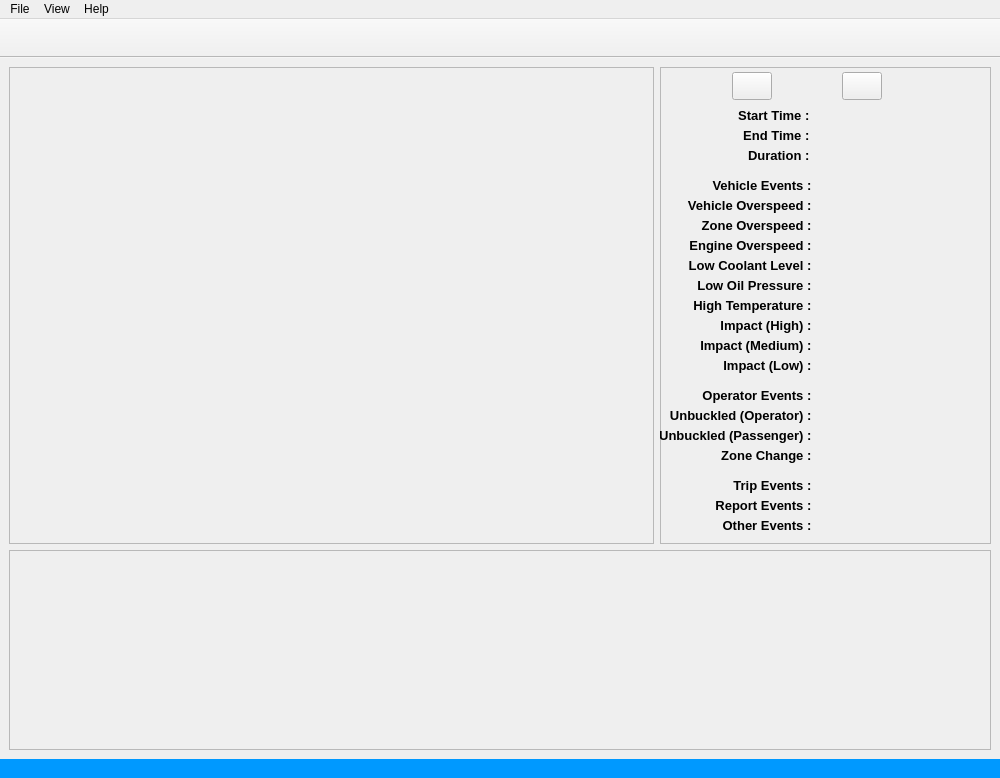
<?xml version="1.0" encoding="UTF-8"?>
<ui version="4.0">
 <class>MainWindow</class>
 <widget class="QMainWindow" name="MainWindow">
  <property name="geometry">
   <rect>
    <x>0</x>
    <y>0</y>
    <width>1000</width>
    <height>778</height>
   </rect>
  </property>
  <property name="windowTitle">
   <string>EarthTrack Log Scraper</string>
  </property>
  <property name="layoutDirection">
   <enum>Qt::LeftToRight</enum>
  </property>
  <widget class="QWidget" name="centralwidget">
   <property name="sizePolicy">
    <sizepolicy hsizetype="Preferred" vsizetype="Expanding">
     <horstretch>0</horstretch>
     <verstretch>0</verstretch>
    </sizepolicy>
   </property>
   <property name="minimumSize">
    <size>
     <width>1000</width>
     <height>695</height>
    </size>
   </property>
   <layout class="QGridLayout" name="gridLayout">
    <item row="0" column="0" rowspan="2">
     <widget class="QFrame" name="TripDataframe">
      <property name="minimumSize">
       <size>
        <width>645</width>
        <height>475</height>
       </size>
      </property>
      <property name="maximumSize">
       <size>
        <width>16777215</width>
        <height>16777215</height>
       </size>
      </property>
      <property name="frameShape">
       <enum>QFrame::StyledPanel</enum>
      </property>
      <property name="frameShadow">
       <enum>QFrame::Raised</enum>
      </property>
      <layout class="QGridLayout" name="gridLayout_2">
       <item row="0" column="0">
        <layout class="QVBoxLayout" name="verticalLayout"/>
       </item>
      </layout>
     </widget>
    </item>
    <item row="2" column="0" colspan="2">
     <widget class="QFrame" name="Chartframe">
      <property name="sizePolicy">
       <sizepolicy hsizetype="Preferred" vsizetype="MinimumExpanding">
        <horstretch>0</horstretch>
        <verstretch>0</verstretch>
       </sizepolicy>
      </property>
      <property name="minimumSize">
       <size>
        <width>0</width>
        <height>200</height>
       </size>
      </property>
      <property name="maximumSize">
       <size>
        <width>16777215</width>
        <height>200</height>
       </size>
      </property>
      <property name="frameShape">
       <enum>QFrame::StyledPanel</enum>
      </property>
      <property name="frameShadow">
       <enum>QFrame::Raised</enum>
      </property>
      <layout class="QGridLayout" name="gridLayout_3">
       <property name="leftMargin">
        <number>2</number>
       </property>
       <property name="topMargin">
        <number>0</number>
       </property>
       <property name="rightMargin">
        <number>2</number>
       </property>
       <property name="bottomMargin">
        <number>0</number>
       </property>
       <property name="horizontalSpacing">
        <number>2</number>
       </property>
       <property name="verticalSpacing">
        <number>0</number>
       </property>
       <item row="0" column="0">
        <layout class="QVBoxLayout" name="ChartLayout">
         <property name="spacing">
          <number>0</number>
         </property>
         <property name="leftMargin">
          <number>5</number>
         </property>
         <property name="topMargin">
          <number>0</number>
         </property>
         <property name="rightMargin">
          <number>5</number>
         </property>
         <property name="bottomMargin">
          <number>0</number>
         </property>
        </layout>
       </item>
      </layout>
     </widget>
    </item>
    <item row="0" column="1" rowspan="2">
     <widget class="QFrame" name="TripSummaryframe">
      <property name="sizePolicy">
       <sizepolicy hsizetype="Preferred" vsizetype="Preferred">
        <horstretch>0</horstretch>
        <verstretch>0</verstretch>
       </sizepolicy>
      </property>
      <property name="minimumSize">
       <size>
        <width>325</width>
        <height>475</height>
       </size>
      </property>
      <property name="maximumSize">
       <size>
        <width>16777215</width>
        <height>16777215</height>
       </size>
      </property>
      <property name="font">
       <font>
        <pointsize>12</pointsize>
        <weight>75</weight>
        <bold>true</bold>
       </font>
      </property>
      <property name="layoutDirection">
       <enum>Qt::LeftToRight</enum>
      </property>
      <property name="frameShape">
       <enum>QFrame::StyledPanel</enum>
      </property>
      <property name="frameShadow">
       <enum>QFrame::Raised</enum>
      </property>
      <widget class="QPushButton" name="PrevTripBtn">
       <property name="geometry">
        <rect>
         <x>72</x>
         <y>5</y>
         <width>40</width>
         <height>28</height>
        </rect>
       </property>
       <property name="text">
        <string/>
       </property>
      </widget>
      <widget class="QPushButton" name="NextTripBtn">
       <property name="geometry">
        <rect>
         <x>182</x>
         <y>5</y>
         <width>40</width>
         <height>28</height>
        </rect>
       </property>
       <property name="text">
        <string/>
       </property>
      </widget>
      <widget class="QLabel" name="TripNoLbl">
       <property name="geometry">
        <rect>
         <x>123</x>
         <y>3</y>
         <width>51</width>
         <height>31</height>
        </rect>
       </property>
       <property name="font">
        <font>
         <pointsize>18</pointsize>
        </font>
       </property>
       <property name="text">
        <string/>
       </property>
       <property name="alignment">
        <set>Qt::AlignCenter</set>
       </property>
      </widget>
      <widget class="QLabel" name="label_2">
       <property name="geometry">
        <rect>
         <x>53</x>
         <y>40</y>
         <width>100</width>
         <height>16</height>
        </rect>
       </property>
       <property name="minimumSize">
        <size>
         <width>100</width>
         <height>0</height>
        </size>
       </property>
       <property name="font">
        <font>
         <pointsize>10</pointsize>
        </font>
       </property>
       <property name="text">
        <string>Start Time : </string>
       </property>
       <property name="alignment">
        <set>Qt::AlignRight|Qt::AlignTrailing|Qt::AlignVCenter</set>
       </property>
      </widget>
      <widget class="QLabel" name="StartTimeLbl">
       <property name="geometry">
        <rect>
         <x>160</x>
         <y>40</y>
         <width>150</width>
         <height>16</height>
        </rect>
       </property>
       <property name="minimumSize">
        <size>
         <width>150</width>
         <height>0</height>
        </size>
       </property>
       <property name="font">
        <font>
         <pointsize>10</pointsize>
         <weight>50</weight>
         <bold>false</bold>
        </font>
       </property>
       <property name="text">
        <string/>
       </property>
      </widget>
      <widget class="QLabel" name="label_5">
       <property name="geometry">
        <rect>
         <x>53</x>
         <y>60</y>
         <width>100</width>
         <height>16</height>
        </rect>
       </property>
       <property name="minimumSize">
        <size>
         <width>100</width>
         <height>0</height>
        </size>
       </property>
       <property name="font">
        <font>
         <pointsize>10</pointsize>
        </font>
       </property>
       <property name="text">
        <string>End Time : </string>
       </property>
       <property name="alignment">
        <set>Qt::AlignRight|Qt::AlignTrailing|Qt::AlignVCenter</set>
       </property>
      </widget>
      <widget class="QLabel" name="EndTimeLbl">
       <property name="geometry">
        <rect>
         <x>160</x>
         <y>60</y>
         <width>150</width>
         <height>16</height>
        </rect>
       </property>
       <property name="minimumSize">
        <size>
         <width>150</width>
         <height>0</height>
        </size>
       </property>
       <property name="font">
        <font>
         <pointsize>10</pointsize>
         <weight>50</weight>
         <bold>false</bold>
        </font>
       </property>
       <property name="text">
        <string/>
       </property>
      </widget>
      <widget class="QLabel" name="label_3">
       <property name="geometry">
        <rect>
         <x>53</x>
         <y>80</y>
         <width>100</width>
         <height>16</height>
        </rect>
       </property>
       <property name="minimumSize">
        <size>
         <width>100</width>
         <height>0</height>
        </size>
       </property>
       <property name="font">
        <font>
         <pointsize>10</pointsize>
         <weight>75</weight>
         <bold>true</bold>
        </font>
       </property>
       <property name="text">
        <string>Duration : </string>
       </property>
       <property name="alignment">
        <set>Qt::AlignRight|Qt::AlignTrailing|Qt::AlignVCenter</set>
       </property>
      </widget>
      <widget class="QLabel" name="TripDurationLbl">
       <property name="geometry">
        <rect>
         <x>160</x>
         <y>80</y>
         <width>150</width>
         <height>16</height>
        </rect>
       </property>
       <property name="minimumSize">
        <size>
         <width>150</width>
         <height>0</height>
        </size>
       </property>
       <property name="font">
        <font>
         <pointsize>10</pointsize>
         <weight>50</weight>
         <bold>false</bold>
        </font>
       </property>
       <property name="text">
        <string/>
       </property>
      </widget>
      <widget class="QLabel" name="label_4">
       <property name="geometry">
        <rect>
         <x>0</x>
         <y>110</y>
         <width>155</width>
         <height>16</height>
        </rect>
       </property>
       <property name="minimumSize">
        <size>
         <width>0</width>
         <height>0</height>
        </size>
       </property>
       <property name="font">
        <font>
         <pointsize>10</pointsize>
         <weight>75</weight>
         <bold>true</bold>
        </font>
       </property>
       <property name="text">
        <string>Vehicle Events : </string>
       </property>
       <property name="alignment">
        <set>Qt::AlignRight|Qt::AlignTrailing|Qt::AlignVCenter</set>
       </property>
      </widget>
      <widget class="QLabel" name="VehicleEventsLbl">
       <property name="geometry">
        <rect>
         <x>160</x>
         <y>110</y>
         <width>150</width>
         <height>16</height>
        </rect>
       </property>
       <property name="minimumSize">
        <size>
         <width>150</width>
         <height>0</height>
        </size>
       </property>
       <property name="font">
        <font>
         <pointsize>10</pointsize>
         <weight>75</weight>
         <bold>true</bold>
        </font>
       </property>
       <property name="text">
        <string/>
       </property>
      </widget>
      <widget class="QLabel" name="VehicleOverspeedLbl">
       <property name="geometry">
        <rect>
         <x>160</x>
         <y>130</y>
         <width>150</width>
         <height>16</height>
        </rect>
       </property>
       <property name="minimumSize">
        <size>
         <width>150</width>
         <height>0</height>
        </size>
       </property>
       <property name="font">
        <font>
         <pointsize>10</pointsize>
         <weight>50</weight>
         <bold>false</bold>
        </font>
       </property>
       <property name="text">
        <string/>
       </property>
      </widget>
      <widget class="QLabel" name="label_6">
       <property name="geometry">
        <rect>
         <x>0</x>
         <y>130</y>
         <width>155</width>
         <height>16</height>
        </rect>
       </property>
       <property name="minimumSize">
        <size>
         <width>0</width>
         <height>0</height>
        </size>
       </property>
       <property name="font">
        <font>
         <pointsize>10</pointsize>
         <weight>75</weight>
         <bold>true</bold>
        </font>
       </property>
       <property name="text">
        <string>Vehicle Overspeed : </string>
       </property>
       <property name="alignment">
        <set>Qt::AlignRight|Qt::AlignTrailing|Qt::AlignVCenter</set>
       </property>
      </widget>
      <widget class="QLabel" name="ZoneOverspeedLbl">
       <property name="geometry">
        <rect>
         <x>160</x>
         <y>150</y>
         <width>150</width>
         <height>16</height>
        </rect>
       </property>
       <property name="minimumSize">
        <size>
         <width>150</width>
         <height>0</height>
        </size>
       </property>
       <property name="font">
        <font>
         <pointsize>10</pointsize>
         <weight>50</weight>
         <bold>false</bold>
        </font>
       </property>
       <property name="text">
        <string/>
       </property>
      </widget>
      <widget class="QLabel" name="label_7">
       <property name="geometry">
        <rect>
         <x>0</x>
         <y>150</y>
         <width>155</width>
         <height>16</height>
        </rect>
       </property>
       <property name="minimumSize">
        <size>
         <width>0</width>
         <height>0</height>
        </size>
       </property>
       <property name="font">
        <font>
         <pointsize>10</pointsize>
         <weight>75</weight>
         <bold>true</bold>
        </font>
       </property>
       <property name="text">
        <string>Zone Overspeed : </string>
       </property>
       <property name="alignment">
        <set>Qt::AlignRight|Qt::AlignTrailing|Qt::AlignVCenter</set>
       </property>
      </widget>
      <widget class="QLabel" name="EngineOverspeedLbl">
       <property name="geometry">
        <rect>
         <x>160</x>
         <y>170</y>
         <width>150</width>
         <height>16</height>
        </rect>
       </property>
       <property name="minimumSize">
        <size>
         <width>150</width>
         <height>0</height>
        </size>
       </property>
       <property name="font">
        <font>
         <pointsize>10</pointsize>
         <weight>50</weight>
         <bold>false</bold>
        </font>
       </property>
       <property name="text">
        <string/>
       </property>
      </widget>
      <widget class="QLabel" name="label_8">
       <property name="geometry">
        <rect>
         <x>0</x>
         <y>170</y>
         <width>155</width>
         <height>16</height>
        </rect>
       </property>
       <property name="minimumSize">
        <size>
         <width>0</width>
         <height>0</height>
        </size>
       </property>
       <property name="font">
        <font>
         <pointsize>10</pointsize>
         <weight>75</weight>
         <bold>true</bold>
        </font>
       </property>
       <property name="text">
        <string>Engine Overspeed : </string>
       </property>
       <property name="alignment">
        <set>Qt::AlignRight|Qt::AlignTrailing|Qt::AlignVCenter</set>
       </property>
      </widget>
      <widget class="QLabel" name="label_9">
       <property name="geometry">
        <rect>
         <x>0</x>
         <y>190</y>
         <width>155</width>
         <height>16</height>
        </rect>
       </property>
       <property name="minimumSize">
        <size>
         <width>0</width>
         <height>0</height>
        </size>
       </property>
       <property name="font">
        <font>
         <pointsize>10</pointsize>
         <weight>75</weight>
         <bold>true</bold>
        </font>
       </property>
       <property name="text">
        <string>Low Coolant Level : </string>
       </property>
       <property name="alignment">
        <set>Qt::AlignRight|Qt::AlignTrailing|Qt::AlignVCenter</set>
       </property>
      </widget>
      <widget class="QLabel" name="LowCoolantLbl">
       <property name="geometry">
        <rect>
         <x>160</x>
         <y>190</y>
         <width>150</width>
         <height>16</height>
        </rect>
       </property>
       <property name="minimumSize">
        <size>
         <width>150</width>
         <height>0</height>
        </size>
       </property>
       <property name="font">
        <font>
         <pointsize>10</pointsize>
         <weight>50</weight>
         <bold>false</bold>
        </font>
       </property>
       <property name="text">
        <string/>
       </property>
      </widget>
      <widget class="QLabel" name="LowOilPressureLbl">
       <property name="geometry">
        <rect>
         <x>160</x>
         <y>210</y>
         <width>150</width>
         <height>16</height>
        </rect>
       </property>
       <property name="minimumSize">
        <size>
         <width>150</width>
         <height>0</height>
        </size>
       </property>
       <property name="font">
        <font>
         <pointsize>10</pointsize>
         <weight>50</weight>
         <bold>false</bold>
        </font>
       </property>
       <property name="text">
        <string/>
       </property>
      </widget>
      <widget class="QLabel" name="label_10">
       <property name="geometry">
        <rect>
         <x>0</x>
         <y>210</y>
         <width>155</width>
         <height>16</height>
        </rect>
       </property>
       <property name="minimumSize">
        <size>
         <width>0</width>
         <height>0</height>
        </size>
       </property>
       <property name="font">
        <font>
         <pointsize>10</pointsize>
         <weight>75</weight>
         <bold>true</bold>
        </font>
       </property>
       <property name="text">
        <string>Low Oil Pressure : </string>
       </property>
       <property name="alignment">
        <set>Qt::AlignRight|Qt::AlignTrailing|Qt::AlignVCenter</set>
       </property>
      </widget>
      <widget class="QLabel" name="label_11">
       <property name="geometry">
        <rect>
         <x>0</x>
         <y>230</y>
         <width>155</width>
         <height>16</height>
        </rect>
       </property>
       <property name="minimumSize">
        <size>
         <width>0</width>
         <height>0</height>
        </size>
       </property>
       <property name="font">
        <font>
         <pointsize>10</pointsize>
         <weight>75</weight>
         <bold>true</bold>
        </font>
       </property>
       <property name="text">
        <string>High Temperature : </string>
       </property>
       <property name="alignment">
        <set>Qt::AlignRight|Qt::AlignTrailing|Qt::AlignVCenter</set>
       </property>
      </widget>
      <widget class="QLabel" name="HighTemperatureLbl">
       <property name="geometry">
        <rect>
         <x>160</x>
         <y>230</y>
         <width>150</width>
         <height>16</height>
        </rect>
       </property>
       <property name="minimumSize">
        <size>
         <width>150</width>
         <height>0</height>
        </size>
       </property>
       <property name="font">
        <font>
         <pointsize>10</pointsize>
         <weight>50</weight>
         <bold>false</bold>
        </font>
       </property>
       <property name="text">
        <string/>
       </property>
      </widget>
      <widget class="QLabel" name="label_12">
       <property name="geometry">
        <rect>
         <x>0</x>
         <y>250</y>
         <width>155</width>
         <height>16</height>
        </rect>
       </property>
       <property name="minimumSize">
        <size>
         <width>0</width>
         <height>0</height>
        </size>
       </property>
       <property name="font">
        <font>
         <pointsize>10</pointsize>
         <weight>75</weight>
         <bold>true</bold>
        </font>
       </property>
       <property name="text">
        <string>Impact (High) : </string>
       </property>
       <property name="alignment">
        <set>Qt::AlignRight|Qt::AlignTrailing|Qt::AlignVCenter</set>
       </property>
      </widget>
      <widget class="QLabel" name="HiImpactLbl">
       <property name="geometry">
        <rect>
         <x>160</x>
         <y>250</y>
         <width>150</width>
         <height>16</height>
        </rect>
       </property>
       <property name="minimumSize">
        <size>
         <width>150</width>
         <height>0</height>
        </size>
       </property>
       <property name="font">
        <font>
         <pointsize>10</pointsize>
         <weight>50</weight>
         <bold>false</bold>
        </font>
       </property>
       <property name="text">
        <string/>
       </property>
      </widget>
      <widget class="QLabel" name="MidImpactLbl">
       <property name="geometry">
        <rect>
         <x>160</x>
         <y>270</y>
         <width>150</width>
         <height>16</height>
        </rect>
       </property>
       <property name="minimumSize">
        <size>
         <width>150</width>
         <height>0</height>
        </size>
       </property>
       <property name="font">
        <font>
         <pointsize>10</pointsize>
         <weight>50</weight>
         <bold>false</bold>
        </font>
       </property>
       <property name="text">
        <string/>
       </property>
      </widget>
      <widget class="QLabel" name="label_13">
       <property name="geometry">
        <rect>
         <x>0</x>
         <y>270</y>
         <width>155</width>
         <height>16</height>
        </rect>
       </property>
       <property name="minimumSize">
        <size>
         <width>0</width>
         <height>0</height>
        </size>
       </property>
       <property name="font">
        <font>
         <pointsize>10</pointsize>
         <weight>75</weight>
         <bold>true</bold>
        </font>
       </property>
       <property name="text">
        <string>Impact (Medium) : </string>
       </property>
       <property name="alignment">
        <set>Qt::AlignRight|Qt::AlignTrailing|Qt::AlignVCenter</set>
       </property>
      </widget>
      <widget class="QLabel" name="LoImpactLbl">
       <property name="geometry">
        <rect>
         <x>160</x>
         <y>290</y>
         <width>150</width>
         <height>16</height>
        </rect>
       </property>
       <property name="minimumSize">
        <size>
         <width>150</width>
         <height>0</height>
        </size>
       </property>
       <property name="font">
        <font>
         <pointsize>10</pointsize>
         <weight>50</weight>
         <bold>false</bold>
        </font>
       </property>
       <property name="text">
        <string/>
       </property>
      </widget>
      <widget class="QLabel" name="label_14">
       <property name="geometry">
        <rect>
         <x>0</x>
         <y>290</y>
         <width>155</width>
         <height>16</height>
        </rect>
       </property>
       <property name="minimumSize">
        <size>
         <width>0</width>
         <height>0</height>
        </size>
       </property>
       <property name="font">
        <font>
         <pointsize>10</pointsize>
         <weight>75</weight>
         <bold>true</bold>
        </font>
       </property>
       <property name="text">
        <string>Impact (Low) : </string>
       </property>
       <property name="alignment">
        <set>Qt::AlignRight|Qt::AlignTrailing|Qt::AlignVCenter</set>
       </property>
      </widget>
      <widget class="QLabel" name="UnbuckledOpLbl">
       <property name="geometry">
        <rect>
         <x>160</x>
         <y>340</y>
         <width>150</width>
         <height>16</height>
        </rect>
       </property>
       <property name="minimumSize">
        <size>
         <width>150</width>
         <height>0</height>
        </size>
       </property>
       <property name="font">
        <font>
         <pointsize>10</pointsize>
         <weight>50</weight>
         <bold>false</bold>
        </font>
       </property>
       <property name="text">
        <string/>
       </property>
      </widget>
      <widget class="QLabel" name="label_15">
       <property name="geometry">
        <rect>
         <x>0</x>
         <y>340</y>
         <width>155</width>
         <height>16</height>
        </rect>
       </property>
       <property name="minimumSize">
        <size>
         <width>0</width>
         <height>0</height>
        </size>
       </property>
       <property name="font">
        <font>
         <pointsize>10</pointsize>
         <weight>75</weight>
         <bold>true</bold>
        </font>
       </property>
       <property name="text">
        <string>Unbuckled (Operator) : </string>
       </property>
       <property name="alignment">
        <set>Qt::AlignRight|Qt::AlignTrailing|Qt::AlignVCenter</set>
       </property>
      </widget>
      <widget class="QLabel" name="label_16">
       <property name="geometry">
        <rect>
         <x>0</x>
         <y>360</y>
         <width>155</width>
         <height>16</height>
        </rect>
       </property>
       <property name="minimumSize">
        <size>
         <width>0</width>
         <height>0</height>
        </size>
       </property>
       <property name="font">
        <font>
         <pointsize>10</pointsize>
         <weight>75</weight>
         <bold>true</bold>
        </font>
       </property>
       <property name="text">
        <string>Unbuckled (Passenger) : </string>
       </property>
       <property name="alignment">
        <set>Qt::AlignRight|Qt::AlignTrailing|Qt::AlignVCenter</set>
       </property>
      </widget>
      <widget class="QLabel" name="UnbuckledPassLbl">
       <property name="geometry">
        <rect>
         <x>160</x>
         <y>360</y>
         <width>150</width>
         <height>16</height>
        </rect>
       </property>
       <property name="minimumSize">
        <size>
         <width>150</width>
         <height>0</height>
        </size>
       </property>
       <property name="font">
        <font>
         <pointsize>10</pointsize>
         <weight>50</weight>
         <bold>false</bold>
        </font>
       </property>
       <property name="text">
        <string/>
       </property>
      </widget>
      <widget class="QLabel" name="label_17">
       <property name="geometry">
        <rect>
         <x>0</x>
         <y>320</y>
         <width>155</width>
         <height>16</height>
        </rect>
       </property>
       <property name="minimumSize">
        <size>
         <width>0</width>
         <height>0</height>
        </size>
       </property>
       <property name="font">
        <font>
         <pointsize>10</pointsize>
         <weight>75</weight>
         <bold>true</bold>
        </font>
       </property>
       <property name="text">
        <string>Operator Events : </string>
       </property>
       <property name="alignment">
        <set>Qt::AlignRight|Qt::AlignTrailing|Qt::AlignVCenter</set>
       </property>
      </widget>
      <widget class="QLabel" name="OperatorEventsLbl">
       <property name="geometry">
        <rect>
         <x>160</x>
         <y>320</y>
         <width>150</width>
         <height>16</height>
        </rect>
       </property>
       <property name="minimumSize">
        <size>
         <width>150</width>
         <height>0</height>
        </size>
       </property>
       <property name="font">
        <font>
         <pointsize>10</pointsize>
         <weight>75</weight>
         <bold>true</bold>
        </font>
       </property>
       <property name="text">
        <string/>
       </property>
      </widget>
      <widget class="QLabel" name="OtherEventsLbl">
       <property name="geometry">
        <rect>
         <x>160</x>
         <y>450</y>
         <width>150</width>
         <height>16</height>
        </rect>
       </property>
       <property name="minimumSize">
        <size>
         <width>150</width>
         <height>0</height>
        </size>
       </property>
       <property name="font">
        <font>
         <pointsize>10</pointsize>
         <weight>75</weight>
         <bold>true</bold>
        </font>
       </property>
       <property name="text">
        <string/>
       </property>
      </widget>
      <widget class="QLabel" name="OtherEventsStaticLbl">
       <property name="geometry">
        <rect>
         <x>0</x>
         <y>450</y>
         <width>155</width>
         <height>16</height>
        </rect>
       </property>
       <property name="minimumSize">
        <size>
         <width>0</width>
         <height>0</height>
        </size>
       </property>
       <property name="font">
        <font>
         <pointsize>10</pointsize>
         <weight>75</weight>
         <bold>true</bold>
        </font>
       </property>
       <property name="text">
        <string>Other Events : </string>
       </property>
       <property name="alignment">
        <set>Qt::AlignRight|Qt::AlignTrailing|Qt::AlignVCenter</set>
       </property>
      </widget>
      <widget class="QLabel" name="label_19">
       <property name="geometry">
        <rect>
         <x>0</x>
         <y>380</y>
         <width>155</width>
         <height>16</height>
        </rect>
       </property>
       <property name="minimumSize">
        <size>
         <width>0</width>
         <height>0</height>
        </size>
       </property>
       <property name="font">
        <font>
         <pointsize>10</pointsize>
         <weight>75</weight>
         <bold>true</bold>
        </font>
       </property>
       <property name="text">
        <string>Zone Change : </string>
       </property>
       <property name="alignment">
        <set>Qt::AlignRight|Qt::AlignTrailing|Qt::AlignVCenter</set>
       </property>
      </widget>
      <widget class="QLabel" name="ZoneChangeLbl">
       <property name="geometry">
        <rect>
         <x>160</x>
         <y>380</y>
         <width>150</width>
         <height>16</height>
        </rect>
       </property>
       <property name="minimumSize">
        <size>
         <width>150</width>
         <height>0</height>
        </size>
       </property>
       <property name="font">
        <font>
         <pointsize>10</pointsize>
         <weight>50</weight>
         <bold>false</bold>
        </font>
       </property>
       <property name="text">
        <string/>
       </property>
      </widget>
      <widget class="QLabel" name="TripEventsLbl">
       <property name="geometry">
        <rect>
         <x>160</x>
         <y>410</y>
         <width>150</width>
         <height>16</height>
        </rect>
       </property>
       <property name="minimumSize">
        <size>
         <width>150</width>
         <height>0</height>
        </size>
       </property>
       <property name="font">
        <font>
         <pointsize>10</pointsize>
         <weight>75</weight>
         <bold>true</bold>
        </font>
       </property>
       <property name="text">
        <string/>
       </property>
      </widget>
      <widget class="QLabel" name="label_20">
       <property name="geometry">
        <rect>
         <x>0</x>
         <y>410</y>
         <width>155</width>
         <height>16</height>
        </rect>
       </property>
       <property name="minimumSize">
        <size>
         <width>0</width>
         <height>0</height>
        </size>
       </property>
       <property name="font">
        <font>
         <pointsize>10</pointsize>
         <weight>75</weight>
         <bold>true</bold>
        </font>
       </property>
       <property name="text">
        <string>Trip Events : </string>
       </property>
       <property name="alignment">
        <set>Qt::AlignRight|Qt::AlignTrailing|Qt::AlignVCenter</set>
       </property>
      </widget>
      <widget class="QLabel" name="label_21">
       <property name="geometry">
        <rect>
         <x>0</x>
         <y>430</y>
         <width>155</width>
         <height>16</height>
        </rect>
       </property>
       <property name="minimumSize">
        <size>
         <width>0</width>
         <height>0</height>
        </size>
       </property>
       <property name="font">
        <font>
         <pointsize>10</pointsize>
         <weight>75</weight>
         <bold>true</bold>
        </font>
       </property>
       <property name="text">
        <string>Report Events : </string>
       </property>
       <property name="alignment">
        <set>Qt::AlignRight|Qt::AlignTrailing|Qt::AlignVCenter</set>
       </property>
      </widget>
      <widget class="QLabel" name="ReportEventsLbl">
       <property name="geometry">
        <rect>
         <x>160</x>
         <y>430</y>
         <width>150</width>
         <height>16</height>
        </rect>
       </property>
       <property name="minimumSize">
        <size>
         <width>150</width>
         <height>0</height>
        </size>
       </property>
       <property name="font">
        <font>
         <pointsize>10</pointsize>
         <weight>75</weight>
         <bold>true</bold>
        </font>
       </property>
       <property name="text">
        <string/>
       </property>
      </widget>
     </widget>
    </item>
   </layout>
  </widget>
  <widget class="QMenuBar" name="menubar">
   <property name="geometry">
    <rect>
     <x>0</x>
     <y>0</y>
     <width>1000</width>
     <height>22</height>
    </rect>
   </property>
   <widget class="QMenu" name="menuFile">
    <property name="title">
     <string>File</string>
    </property>
    <addaction name="actionLoadLog"/>
    <addaction name="separator"/>
    <addaction name="actionQuit"/>
   </widget>
   <widget class="QMenu" name="menuHelp">
    <property name="title">
     <string>Help</string>
    </property>
    <addaction name="actionHelp"/>
    <addaction name="actionChangeLog"/>
    <addaction name="actionAbout"/>
   </widget>
   <widget class="QMenu" name="menuView">
    <property name="title">
     <string>View</string>
    </property>
    <addaction name="actionShowInputEvents"/>
    <addaction name="actionShowOtherEvents"/>
    <addaction name="actionShowOutOfTripEvents"/>
   </widget>
   <addaction name="menuFile"/>
   <addaction name="menuView"/>
   <addaction name="menuHelp"/>
  </widget>
  <widget class="QStatusBar" name="statusbar">
   <property name="font">
    <font>
     <weight>75</weight>
     <bold>true</bold>
    </font>
   </property>
   <property name="styleSheet">
    <string notr="true">QStatusBar{padding-left:8px;background:rgba(00,153,255,255);color:black;font-weight:bold;}</string>
   </property>
   <property name="sizeGripEnabled">
    <bool>false</bool>
   </property>
  </widget>
  <widget class="QToolBar" name="toolBar">
   <property name="font">
    <font>
     <italic>true</italic>
    </font>
   </property>
   <property name="windowTitle">
    <string>toolBar</string>
   </property>
   <property name="autoFillBackground">
    <bool>false</bool>
   </property>
   <property name="movable">
    <bool>false</bool>
   </property>
   <property name="allowedAreas">
    <set>Qt::TopToolBarArea</set>
   </property>
   <property name="toolButtonStyle">
    <enum>Qt::ToolButtonFollowStyle</enum>
   </property>
   <attribute name="toolBarArea">
    <enum>TopToolBarArea</enum>
   </attribute>
   <attribute name="toolBarBreak">
    <bool>false</bool>
   </attribute>
   <addaction name="actionExpandAllLevels"/>
   <addaction name="actionCollapseAllLevels"/>
  </widget>
  <action name="actionAbout">
   <property name="text">
    <string>About</string>
   </property>
  </action>
  <action name="actionLoadLog">
   <property name="text">
    <string>Load log file</string>
   </property>
  </action>
  <action name="actionQuit">
   <property name="text">
    <string>Quit</string>
   </property>
  </action>
  <action name="actionExpandAllLevels">
   <property name="enabled">
    <bool>false</bool>
   </property>
   <property name="text">
    <string/>
   </property>
   <property name="toolTip">
    <string>Expand all Trip Data levels</string>
   </property>
  </action>
  <action name="actionCollapseAllLevels">
   <property name="enabled">
    <bool>false</bool>
   </property>
   <property name="text">
    <string/>
   </property>
   <property name="toolTip">
    <string>Collapse all Trip Data levels</string>
   </property>
  </action>
  <action name="actionHelp">
   <property name="text">
    <string>Help</string>
   </property>
  </action>
  <action name="actionChangeLog">
   <property name="text">
    <string>Change Log</string>
   </property>
  </action>
  <action name="actionShowInputEvents">
   <property name="checkable">
    <bool>true</bool>
   </property>
   <property name="text">
    <string>Show Input Events</string>
   </property>
  </action>
  <action name="actionShowOtherEvents">
   <property name="checkable">
    <bool>true</bool>
   </property>
   <property name="text">
    <string>Show Other Events</string>
   </property>
  </action>
  <action name="actionShowOutOfTripEvents">
   <property name="checkable">
    <bool>true</bool>
   </property>
   <property name="text">
    <string>Show Out of Trip Events</string>
   </property>
  </action>
 </widget>
 <resources/>
 <connections/>
</ui>
